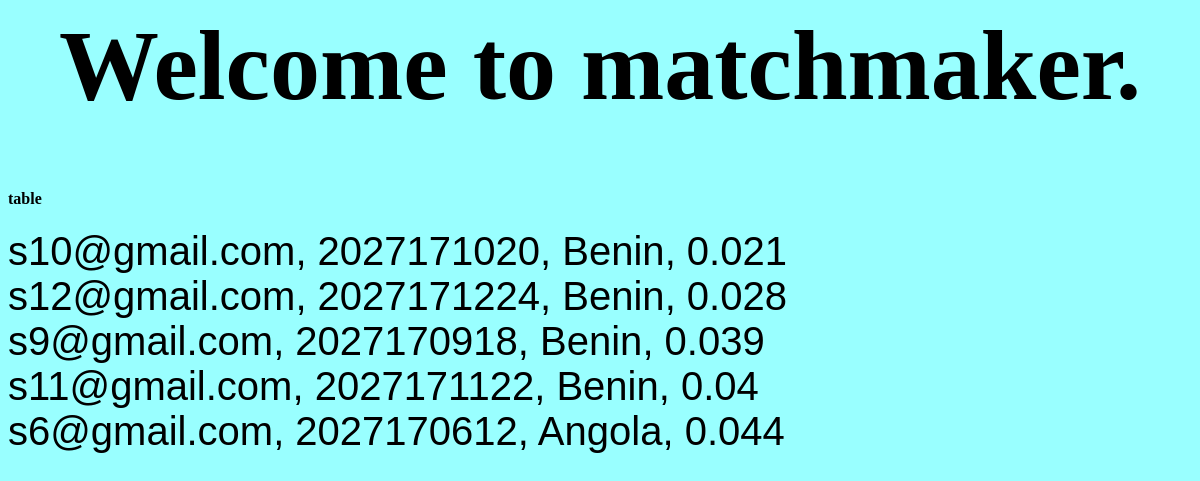
The app's page /match/ with its own data.
### matchmaker/models.py (models this page shows)
class Seller(models.Model):
    email = models.CharField(max_length=50, primary_key = True)
    phone_number = models.IntegerField()
    address = models.CharField(max_length=50)
    country_name = models.CharField(max_length=50)
    total_produced_2018_Gwh = models.FloatField(default=0.0)
    price_per_kwh = models.FloatField(default=0.0)

### matchmaker/views.py (the view)
# urls.py: path('match/', views.matchmaker, name='matchmaker'),
def matchmaker(request):
	prices = [.01, .05]
	countries = ['Benin', 'Angola']
	sortBy = ['price_per_kwh','country_name']
	if len(prices) > 0:
		table = Seller.objects.filter(price_per_kwh__gte=prices[0], price_per_kwh__lte=prices[1])
	else: table = Seller.objects.all()
	if len(countries) > 0:
		table = table.filter(country_name__in=countries)
	if len(sortBy) == 1:
			table = table.order_by(sortBy[0])
	if len(sortBy) == 2:
		table = table.order_by(sortBy[0], sortBy[1])
	return render(request, 'matchmaker.html', {'matches': table})

### matchmaker/templates/matchmaker.html
{% load static %}
<html lang="en-US">
    <head>
        <link rel="stylesheet" href="{% static 'style.css' %}">
        <h1> Welcome to matchmaker.</h1>
    </head>
    <div>
    	<h4> table </h4>
    </div>
    {% for seller in matches %}
    <div class="seller">
        {{ seller.email }}, {{ seller.phone_number }}, {{ seller.country_name }}, {{seller.price_per_kwh}}
    </div>
    {% endfor %}
</html>

### matchmaker/static/style.css (style rules this page uses)
h1 { font-size: 100px; text-align: center; }
.seller { font-size: 40px; font-family: Arial; }

### records on screen
Seller: email "s10@gmail.com", phone_number "2027171020", country_name "Benin", price_per_kwh "0.021"
Seller: email "s12@gmail.com", phone_number "2027171224", country_name "Benin", price_per_kwh "0.028"
Seller: email "s9@gmail.com", phone_number "2027170918", country_name "Benin", price_per_kwh "0.039"
Seller: email "s11@gmail.com", phone_number "2027171122", country_name "Benin", price_per_kwh "0.04"
Seller: email "s6@gmail.com", phone_number "2027170612", country_name "Angola", price_per_kwh "0.044"
